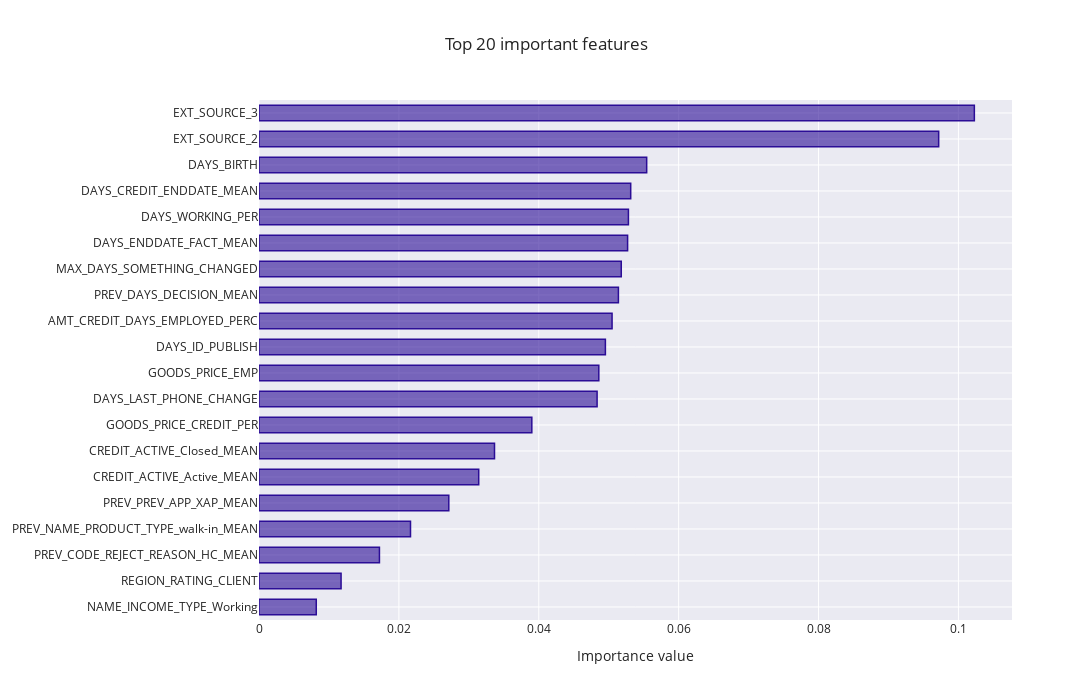

Here is the notebook cell this chart was saved with:
### Code cell
# Feautres importance for model
feature_importance_plot(pipe_under[-1].feature_importances_,
                        train,
                        (LOG,run,'Modele/[Under]/')
                       )

### Figure 1 — Plotly figure (JSON) as saved in the notebook; plotly's stock layout.template omitted (floating-point values rounded to 4 significant figures)
{"data": [{"marker": {"color": "rgba(43, 13, 150, 0.6)", "line": {"color": "rgba(43, 13, 150, 1.0)", "width": 1.5}}, "orientation": "h", "type": "bar", "x": [0.008186, 0.01173, 0.01722, 0.02166, 0.02714, 0.03141, 0.03367, 0.03901, 0.04834, 0.04859, 0.04953, 0.05048, 0.05139, 0.05179, 0.0527, 0.05282, 0.05314, 0.05543, 0.09718, 0.1023], "y": ["NAME_INCOME_TYPE_Working", "REGION_RATING_CLIENT", "PREV_CODE_REJECT_REASON_HC_MEAN", "PREV_NAME_PRODUCT_TYPE_walk-in_MEAN", "PREV_PREV_APP_XAP_MEAN", "CREDIT_ACTIVE_Active_MEAN", "CREDIT_ACTIVE_Closed_MEAN", "GOODS_PRICE_CREDIT_PER", "DAYS_LAST_PHONE_CHANGE", "GOODS_PRICE_EMP", "DAYS_ID_PUBLISH", "AMT_CREDIT_DAYS_EMPLOYED_PERC", "PREV_DAYS_DECISION_MEAN", "MAX_DAYS_SOMETHING_CHANGED", "DAYS_ENDDATE_FACT_MEAN", "DAYS_WORKING_PER", "DAYS_CREDIT_ENDDATE_MEAN", "DAYS_BIRTH", "EXT_SOURCE_2", "EXT_SOURCE_3"]}], "layout": {"autosize": false, "bargap": 0.4, "height": 700, "title": {"text": "Top 20 important features"}, "width": 1300, "xaxis": {"autorange": true, "range": [0, 0.1077], "title": {"text": "Importance value"}, "type": "linear"}, "yaxis": {"automargin": true, "autorange": true, "range": [-0.5, 19.5], "type": "category"}}}
